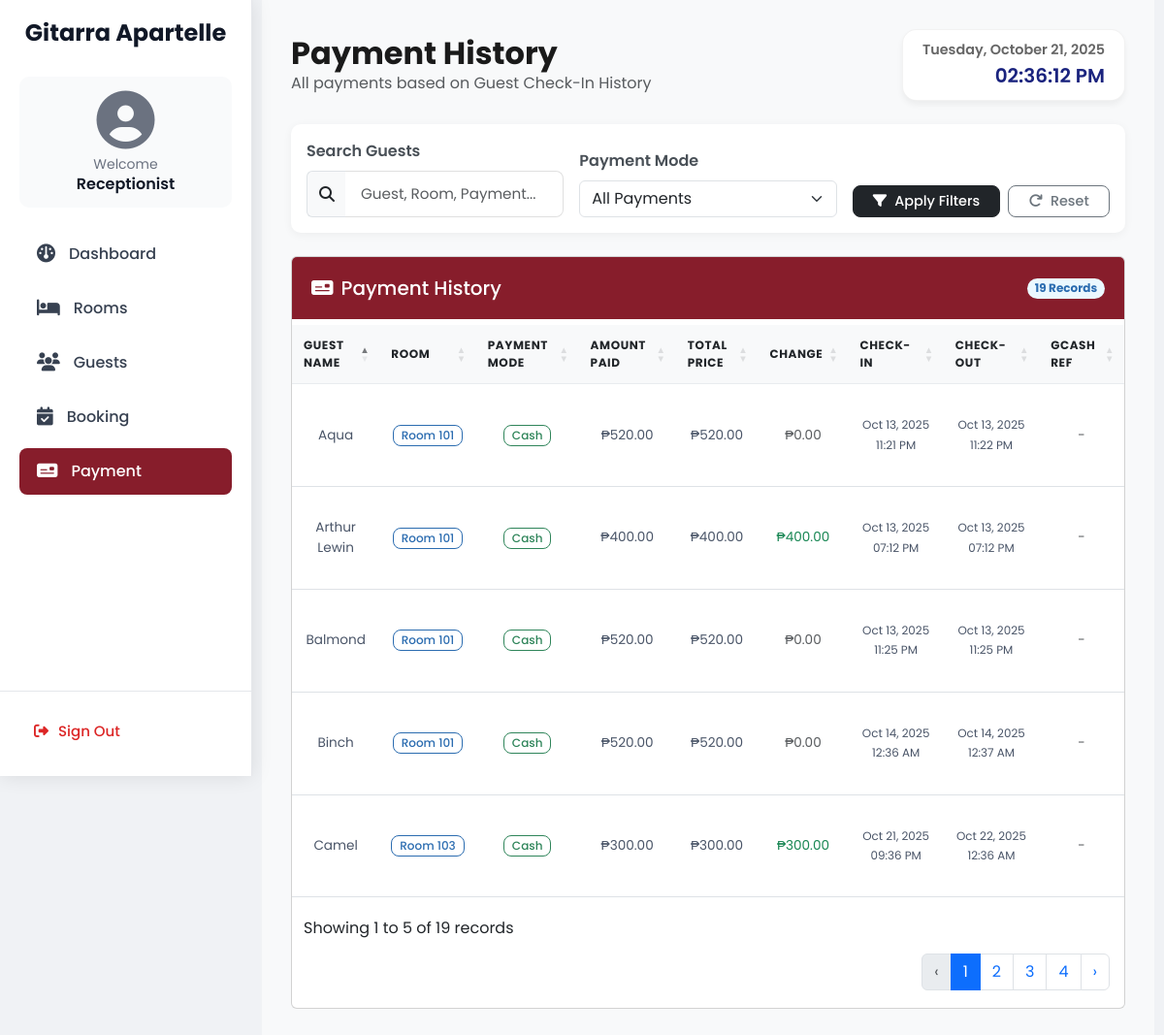
The page /receptionist-payment.php on the database its author committed.
### tables this page shows
CREATE TABLE `checkins` (
  `id` int NOT NULL,
  `guest_name` varchar(100) NOT NULL,
  `address` varchar(255) NOT NULL,
  `telephone` varchar(15) NOT NULL,
  `room_number` int NOT NULL,
  `room_type` varchar(50) NOT NULL,
  `stay_duration` int NOT NULL,
  `total_price` decimal(10,2) NOT NULL,
  `amount_paid` decimal(10,2) NOT NULL,
  `change_amount` decimal(10,2) NOT NULL,
  `payment_mode` enum('cash','gcash') NOT NULL,
  `check_in_date` datetime NOT NULL,
  `check_out_date` datetime NOT NULL,
  `status` enum('scheduled','checked_in','checked_out') DEFAULT 'scheduled',
  `gcash_reference` varchar(100) DEFAULT NULL,
  `receptionist_id` int DEFAULT NULL
);

### receptionist-payment.php (the view, shortened to what this page needs)
<?php
require_once 'database.php';
$search = isset($_GET['search']) ? trim($conn->real_escape_string($_GET['search'])) : '';
$filter = isset($_GET['filter']) ? $_GET['filter'] : 'all';
$sql = "SELECT
    id,
    guest_name,
    room_number,
    room_type,
    payment_mode,
    amount_paid,
    total_price,
    change_amount,
    check_in_date,
    check_out_date,
    gcash_reference
FROM checkins WHERE 1=1";
$sql .= " ORDER BY check_in_date DESC";
$result = $conn->query($sql);
?>
<!DOCTYPE html>
<html lang="en">
<head>
    <link href="https://cdn.jsdelivr.net/npm/bootstrap@5.3.0/dist/css/bootstrap.min.css" rel="stylesheet">
    <link rel="stylesheet" href="https://cdnjs.cloudflare.com/ajax/libs/font-awesome/6.4.2/css/all.min.css">
    <link href="https://cdn.datatables.net/1.11.5/css/dataTables.bootstrap5.min.css" rel="stylesheet">
    <link href="style.css" rel="stylesheet">
</head>
<body>
<div class="sidebar" id="sidebar">
  <h4>Gitarra Apartelle</h4>
  <div class="user-info">
    <i class="fa-solid fa-user-circle"></i>
    <p>Welcome</p>
    <h6>Receptionist</h6>
  </div>
  <div class="nav-links">
    <a href="receptionist-dash.php"><i class="fa-solid fa-gauge"></i> Dashboard</a>
    <a href="receptionist-room.php"><i class="fa-solid fa-bed"></i> Rooms</a>
    <a href="receptionist-guest.php"><i class="fa-solid fa-users"></i> Guests</a>
    <a href="receptionist-booking.php"><i class="fa-solid fa-calendar-check"></i> Booking</a>
    <a href="receptionist-payment.php" class="active"><i class="fa-solid fa-money-check"></i> Payment</a>
  </div>
  <div class="signout">
    <a href="signin.php"><i class="fa-solid fa-right-from-bracket"></i> Sign Out</a>
  </div>
</div>
  <div class="content">
    <div class="d-flex justify-content-between align-items-center mb-4">
        <div>
            <h2 class="fw-bold mb-0">Payment History</h2>
            <p class="text-muted mb-0">All payments based on Guest Check-In History</p>
        </div>
        <div class="clock-box text-end text-dark">
            <div id="currentDate" class="fw-semibold"></div>
            <div id="currentTime" class="fs-5"></div>
        </div>
    </div>
<div class="search-filter-container mb-4 no-print">
  <form method="get" class="row g-3 align-items-end">
    <div class="col-md-4">
      <label for="searchInput" class="form-label">Search Guests</label>
      <div class="input-group">
        <span class="input-group-text"><i class="fas fa-search"></i></span>
        <input
          type="text"
          name="search"
          id="searchInput"
          class="form-control"
          placeholder="Guest, Room, Payment..."
          value="<?= htmlspecialchars($search) ?>"
        >
      </div>
    </div>
    <div class="col-md-4">
      <label for="filterSelect" class="form-label">Payment Mode</label>
      <select
        name="filter"
        id="filterSelect"
        class="form-select"
        onchange="this.form.submit()"
      >
        <option value="all" <?= $filter === 'all' ? 'selected' : '' ?>>All Payments</option>
      </select>
    </div>
    <div class="col-md-4 d-flex">
      <button type="submit" class="btn btn-dark me-2 flex-grow-1">
        <i class="fas fa-filter me-2"></i>Apply Filters
      </button>
      <a href="receptionist-payment.php" class="btn btn-outline-secondary flex-grow-1">
        <i class="fas fa-redo me-2"></i>Reset
      </a>
    </div>
  </form>
</div>
<div class="card mb-4">
  <div class="card-header text-white d-flex justify-content-between align-items-center" style="background-color: #871D2B;">
    <h5 class="mb-0"><i class="fas fa-money-check me-2"></i>Payment History</h5>
    <span class="badge bg-blue-100 text-blue-800 border-blue-200 rounded-pill">
      <?= $result->num_rows ?> Records
    </span>
  </div>
  <div class="card-body p-0">
    <?php if ($result->num_rows > 0): ?>
      <div class="table-responsive">
        <table id="paymentTable" class="table table-hover mb-0">
          <thead>
            <tr>
              <th>Guest Name</th>
              <th>Room</th>
              <th>Payment Mode</th>
              <th>Amount Paid</th>
              <th>Total Price</th>
              <th>Change</th>
              <th>Check-In</th>
              <th>Check-Out</th>
              <th>GCash Ref</th>
            </tr>
          </thead>
          <tbody>
            <?php while ($row = $result->fetch_assoc()): ?>
              <tr>
                <td><?= htmlspecialchars($row['guest_name']) ?></td>
                <td>
                  <span class="badge bg-info-100 text-info-800 border-info-200">
                    Room <?= htmlspecialchars($row['room_number']) ?>
                  </span><br>
                </td>
                <td>
                  <?php if (strtolower($row['payment_mode']) === 'cash'): ?>
                    <span class="badge bg-green-100 text-green-800 border-green-200">
                      <?= ucfirst($row['payment_mode']) ?>
                    </span>
                  <?php else: ?>
                    <span class="badge bg-blue-100 text-blue-800 border-blue-200">
                      <?= ucfirst($row['payment_mode']) ?>
                    </span>
                  <?php endif; ?>
                </td>
                <td>₱<?= number_format($row['amount_paid'], 2) ?></td>
                <td>₱<?= number_format($row['total_price'], 2) ?></td>
                <td>
                  <?php if ($row['change_amount'] > 0): ?>
                    <span class="text-success">₱<?= number_format($row['change_amount'], 2) ?></span>
                  <?php else: ?>
                    <span class="text-muted">₱0.00</span>
                  <?php endif; ?>
                </td>
                <td><small><?= date('M d, Y h:i A', strtotime($row['check_in_date'])) ?></small></td>
                <td><small><?= date('M d, Y h:i A', strtotime($row['check_out_date'])) ?></small></td>
                <td>
                  <?php if (!empty($row['gcash_reference'])): ?>
                    <span class="badge bg-amber-100 text-amber-800 border-amber-200">
                      <?= htmlspecialchars($row['gcash_reference']) ?>
                    </span>
                  <?php else: ?>
                    <span class="text-muted">-</span>
                  <?php endif; ?>
                </td>
              </tr>
            <?php endwhile; ?>
          </tbody>
        </table>
      </div>
    <?php endif; ?>
  </div>
</div>
</body>
</html>

### style.css (style rules this page uses)
body { display: flex; background: #f0f2f5; font-family: 'Poppins', sans-serif; color: #1a1a1a; }
.sidebar { width: 280px; height: 100vh; background: linear-gradient(180deg, #222222, #0f0f0f); color: white; position: fixed; padding-top: 20px; transition: all 0.3s ease-in-out; box-shadow: 0 0 20px rgba(0, 0, 0, 0.1); z-index: 1000; }
.sidebar .user-info { text-align: center; margin-bottom: 20px; }
.sidebar .user-info i { font-size: 60px; animation: fadeIn 1s ease-in-out; }
.sidebar a { color: rgba(255, 255, 255, 0.8); text-decoration: none; padding: 15px 25px; display: flex; align-items: center; gap: 12px; transition: all 0.3s ease-in-out; border-radius: 0 30px 30px 0; margin: 5px 0; font-weight: 500; }
.sidebar a.active { background: rgba(255, 255, 255, 0.2); color: white; }
.content { margin-left: 280px; padding: 30px; width: calc(100% - 280px); transition: all 0.3s ease-in-out; min-height: 100vh; background: #f8f9fa; }
.content { margin-left: 260px; padding: 20px; }
.card-header { border-bottom: none; padding: 1.25rem; }
.card-body { padding: 1.5rem; }
.card { transition: all 0.3s ease; }
.form-control { border: 1px solid #e0e0e0; padding: 0.75rem 1rem; font-size: 0.9rem; border-radius: 8px; transition: all 0.3s ease; }
.form-label { font-weight: 500; color: #444; margin-bottom: 0.5rem; }
.clock-box { padding: 10px 20px; background-color: white; border-radius: 15px; box-shadow: 0 4px 6px rgba(0,0,0,0.05); border: 1px solid rgba(0,0,0,0.05); }
#currentDate { font-size: 0.9rem; color: #666; }
#currentTime { font-size: 1.2rem; font-weight: 600; color: #1a237e; }
.table th, .table td { text-align: center; vertical-align: middle; }
.btn { font-size: 0.9rem; padding: 5px 10px; }

### rows shown on the page
checkins: guest_name "Camel", room_number "103", payment_mode "Cash", amount_paid "300.00", total_price "300.00", change_amount "300.00", check_in_date "Oct 21, 2025 09:36 PM", check_out_date "Oct 22, 2025 12:36 AM"
checkins: guest_name "Binch", room_number "101", payment_mode "Cash", amount_paid "520.00", total_price "520.00", change_amount "₱0.00", check_in_date "Oct 14, 2025 12:36 AM", check_out_date "Oct 14, 2025 12:37 AM"
checkins: guest_name "Balmond", room_number "101", payment_mode "Cash", amount_paid "520.00", total_price "520.00", change_amount "₱0.00", check_in_date "Oct 13, 2025 11:25 PM", check_out_date "Oct 13, 2025 11:25 PM"
checkins: guest_name "Aqua", room_number "101", payment_mode "Cash", amount_paid "520.00", total_price "520.00", change_amount "₱0.00", check_in_date "Oct 13, 2025 11:21 PM", check_out_date "Oct 13, 2025 11:22 PM"
checkins: guest_name "Arthur Lewin", room_number "101", payment_mode "Cash", amount_paid "400.00", total_price "400.00", change_amount "400.00", check_in_date "Oct 13, 2025 07:12 PM", check_out_date "Oct 13, 2025 07:12 PM"

### other values the page prints
$result->num_rows "19"
